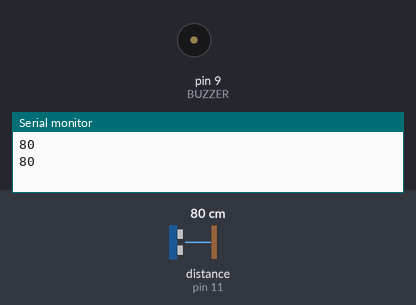
Bench run of a sketch on a simulated Arduino Uno, built with avr-gcc and run on an emulated ATmega328P. Shown: buzzer (waves = sounding), the last lines printed to the serial monitor. Wiring (inferred from the names in the program): ultrasonic range finder: trigger pin 12; echo pin 11. The test bench sets the inputs (shaded band); at power-on: distance to the obstacle (sensor on pin 11) 80 cm. The echo pulse lasts 58.3 µs per cm.

Above: at 1.6 s.
1.7 s: distance to the obstacle (sensor on pin 11) set to 12 cm
At 1.97 s:
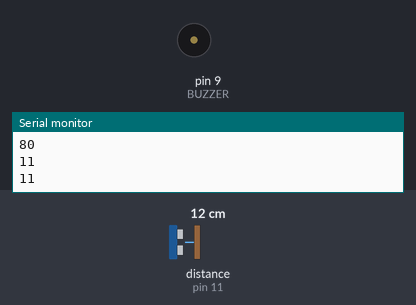
5.2 s: distance to the obstacle (sensor on pin 11) set to 9 cm
At 6.2 s:
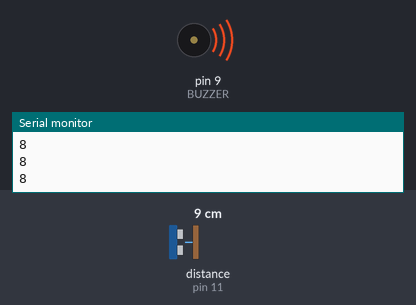
6.7 s: distance to the obstacle (sensor on pin 11) set to 120 cm
At 7.9 s:
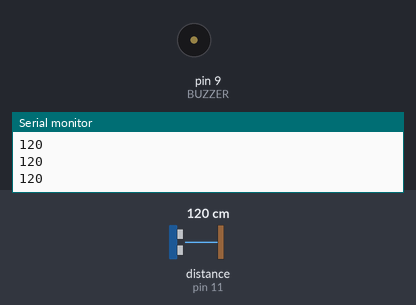
8.2 s: distance to the obstacle (sensor on pin 11) set to 105 cm
9.7 s: distance to the obstacle (sensor on pin 11) set to 97 cm
At 10.6 s:
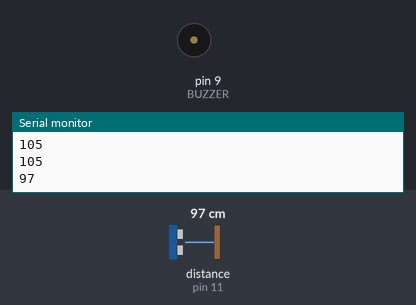
Timing chart, 0 to 14.5 s (numbered marks = the images above; inputs shaded):
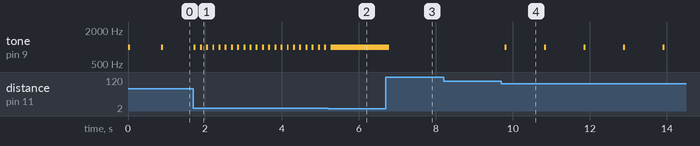

The sketch:

radar-v2.ino
```cpp
// radar-v2 : radar de recul, le buzzer bipe de plus en plus vite quand l'obstacle approche
// Montage : HC-SR04 comme radar-v1 (Trig 12, Echo 11) ; buzzer entre la broche 9 et GND

const int TRIG = 12;
const int ECHO = 11;
const int BUZZER = 9;

long mesurerDistance() {            // fonction : renvoie la distance en cm (0 si rien détecté)
  digitalWrite(TRIG, LOW);
  delayMicroseconds(2);
  digitalWrite(TRIG, HIGH);
  delayMicroseconds(10);
  digitalWrite(TRIG, LOW);
  long duree = pulseIn(ECHO, HIGH, 30000);
  return duree / 58;
}

void setup() {
  pinMode(TRIG, OUTPUT);
  pinMode(ECHO, INPUT);
  pinMode(BUZZER, OUTPUT);
  Serial.begin(9600);
}

void loop() {
  long d = mesurerDistance();
  Serial.println(d);
  if (d == 0 || d > 100) {          // rien à moins d'un mètre : silence
    noTone(BUZZER);
    delay(100);
  } else if (d < 10) {              // très près : son continu
    tone(BUZZER, 1000);
    delay(100);
  } else {                          // entre 10 et 100 cm : bip, puis pause proportionnelle à la distance
    tone(BUZZER, 1000);
    delay(50);
    noTone(BUZZER);
    delay(d * 10);
  }
}
```

Measured:
- the behaviour switches between 11 and 10 cm on distance to the obstacle (sensor on pin 11) (found by bisection; images 1 and 2)
- the behaviour switches between 101 and 100 cm on distance to the obstacle (sensor on pin 11) (found by bisection; images 3 and 4)
- after the input at 1.7 s, tone on pin 9 (BUZZER): alternates 1000 Hz for 0.05 s and silent for 0.11 s, starting after 0.17 s
- after the input at 5.2 s, tone on pin 9 (BUZZER): goes on until 5.3 s, then stays 1000 Hz
- after the input at 6.7 s, tone on pin 9 (BUZZER): 1000 Hz → silent after 0.09 s
- after the input at 9.7 s, tone on pin 9 (BUZZER): alternates 1000 Hz for 0.05 s and silent for 0.98 s, starting after 0.09 s
- by itself, tone on pin 9 (BUZZER): alternates 1000 Hz for 0.05 s and silent for 0.81 s
